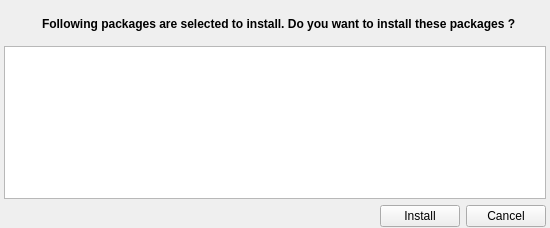
<?xml version="1.0" encoding="UTF-8"?>
<ui version="4.0">
 <class>PmWindow</class>
 <widget class="QWidget" name="PmWindow">
  <property name="geometry">
   <rect>
    <x>0</x>
    <y>0</y>
    <width>550</width>
    <height>228</height>
   </rect>
  </property>
  <property name="minimumSize">
   <size>
    <width>550</width>
    <height>170</height>
   </size>
  </property>
  <property name="windowTitle">
   <string>Package Manager Quick Install</string>
  </property>
  <layout class="QGridLayout" name="gridLayout">
   <property name="leftMargin">
    <number>4</number>
   </property>
   <property name="topMargin">
    <number>8</number>
   </property>
   <property name="rightMargin">
    <number>4</number>
   </property>
   <property name="bottomMargin">
    <number>1</number>
   </property>
   <item row="0" column="0" rowspan="2">
    <widget class="QLabel" name="label_2">
     <property name="sizePolicy">
      <sizepolicy hsizetype="Fixed" vsizetype="Fixed">
       <horstretch>0</horstretch>
       <verstretch>0</verstretch>
      </sizepolicy>
     </property>
     <property name="minimumSize">
      <size>
       <width>32</width>
       <height>32</height>
      </size>
     </property>
     <property name="maximumSize">
      <size>
       <width>32</width>
       <height>32</height>
      </size>
     </property>
     <property name="text">
      <string/>
     </property>
     <property name="pixmap">
      <pixmap resource="../data/data.qrc">:/data/package-manager.png</pixmap>
     </property>
     <property name="scaledContents">
      <bool>true</bool>
     </property>
    </widget>
   </item>
   <item row="0" column="1" rowspan="2">
    <widget class="QLabel" name="label">
     <property name="font">
      <font>
       <weight>75</weight>
       <bold>true</bold>
      </font>
     </property>
     <property name="text">
      <string>Following packages are selected to install. Do you want to install these packages ?</string>
     </property>
    </widget>
   </item>
   <item row="2" column="0" colspan="2">
    <widget class="PackageView" name="packageList">
     <property name="whatsThis">
      <string>Package List</string>
     </property>
     <property name="horizontalScrollBarPolicy">
      <enum>Qt::ScrollBarAlwaysOff</enum>
     </property>
     <property name="editTriggers">
      <set>QAbstractItemView::NoEditTriggers</set>
     </property>
     <property name="showDropIndicator" stdset="0">
      <bool>false</bool>
     </property>
     <property name="dragDropOverwriteMode">
      <bool>false</bool>
     </property>
     <property name="alternatingRowColors">
      <bool>true</bool>
     </property>
     <property name="selectionMode">
      <enum>QAbstractItemView::NoSelection</enum>
     </property>
     <property name="selectionBehavior">
      <enum>QAbstractItemView::SelectRows</enum>
     </property>
     <property name="showGrid">
      <bool>false</bool>
     </property>
     <property name="wordWrap">
      <bool>true</bool>
     </property>
     <property name="cornerButtonEnabled">
      <bool>false</bool>
     </property>
     <attribute name="horizontalHeaderVisible">
      <bool>false</bool>
     </attribute>
     <attribute name="horizontalHeaderStretchLastSection">
      <bool>true</bool>
     </attribute>
     <attribute name="verticalHeaderVisible">
      <bool>false</bool>
     </attribute>
     <attribute name="verticalHeaderDefaultSectionSize">
      <number>52</number>
     </attribute>
     <attribute name="verticalHeaderMinimumSectionSize">
      <number>52</number>
     </attribute>
    </widget>
   </item>
   <item row="3" column="0" colspan="2">
    <layout class="QHBoxLayout" name="horizontalLayout">
     <item>
      <widget class="QLabel" name="label_size">
       <property name="text">
        <string/>
       </property>
      </widget>
     </item>
     <item>
      <spacer name="horizontalSpacer">
       <property name="orientation">
        <enum>Qt::Horizontal</enum>
       </property>
       <property name="sizeHint" stdset="0">
        <size>
         <width>152</width>
         <height>21</height>
        </size>
       </property>
      </spacer>
     </item>
     <item>
      <widget class="QPushButton" name="button_install">
       <property name="text">
        <string>Install</string>
       </property>
      </widget>
     </item>
     <item>
      <widget class="QPushButton" name="button_cancel">
       <property name="text">
        <string>Cancel</string>
       </property>
       <property name="shortcut">
        <string notr="true">Esc</string>
       </property>
      </widget>
     </item>
    </layout>
   </item>
  </layout>
 </widget>
 <customwidgets>
  <customwidget>
   <class>PackageView</class>
   <extends>QTableView</extends>
   <header location="global">packageview.h</header>
  </customwidget>
 </customwidgets>
 <resources>
  <include location="../data/data.qrc"/>
 </resources>
 <connections/>
</ui>
